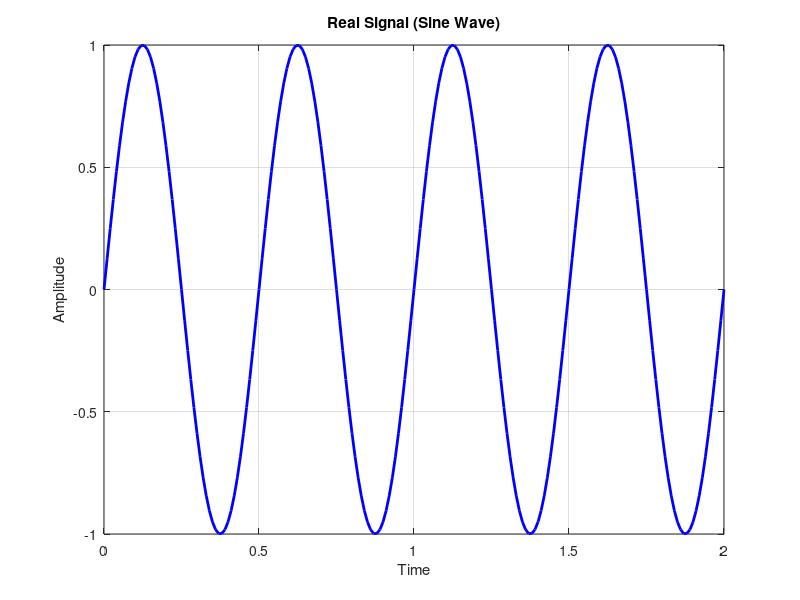

MATLAB code for this plot:
% Real Signal
t = 0:0.01:2;
f = 2;
real_signal = sin(2 * pi * f * t);

% Plot the real signal
figure;
plot(t, real_signal, 'b', 'LineWidth', 2);
xlabel('Time');
ylabel('Amplitude');
title('Real Signal (Sine Wave)');
grid on;